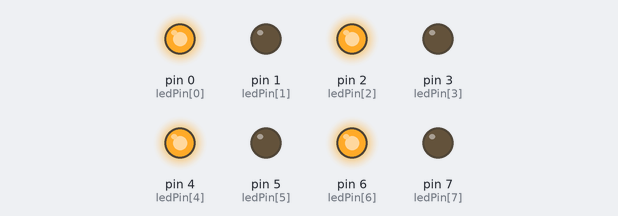
This sketch was run on a simulated Arduino Uno, built with avr-gcc and run on an emulated ATmega328P. Shown: output pins drawn as LEDs (lit = HIGH).

Above: at 0.2 s.
At 1.0 s:
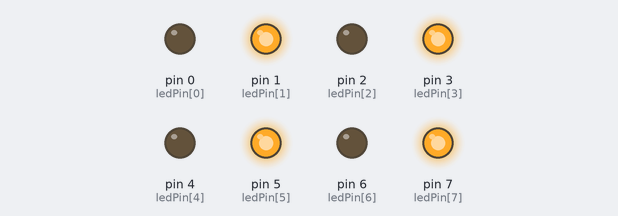
At 3.0 s:
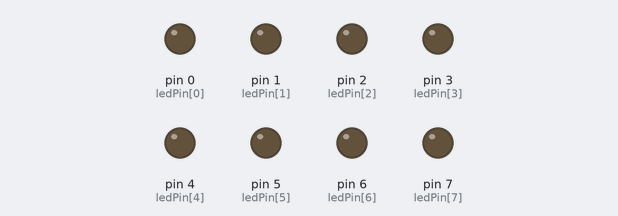
Timing chart, 0 to 3.7 s (numbered marks = the images above):
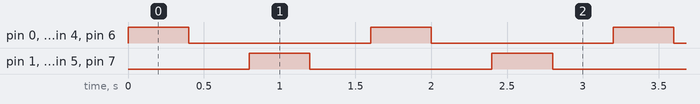

The sketch:

bai2.ino
```cpp
int ledPin[]={0,1,2,3,4,5,6,7};
void setup() {
  for(int i=0; i<8;i++){
pinMode(ledPin[i], OUTPUT);}}
void loop() {
  for(int i=0; i<8;i+=2){//le
digitalWrite(ledPin[i], HIGH);}
delay(400); //tạo trễ 1s
for (int i=0; i<8; i+=2){
digitalWrite(ledPin[i], LOW);}
delay(400);  //tạo trễ 1s
  for(int i=1; i<8;i+=2){//chan
digitalWrite(ledPin[i], HIGH);}
delay(400); //tạo trễ 1s
for (int i=1; i<8; i+=2){
digitalWrite(ledPin[i], LOW);}
delay(400); } //tạo trễ 1s
```

Measured:
- by itself, pin 0 (ledPin[0]), pin 1 (ledPin[1]), pin 2 (ledPin[2]), pin 3 (ledPin[3]), pin 4 (ledPin[4]), pin 5 (ledPin[5]), pin 6 (ledPin[6]), pin 7 (ledPin[7]): alternates HIGH for 0.40 s and LOW for 1.2 s
- by itself, everything shown: repeats every 1.6 s, in 4 steps
